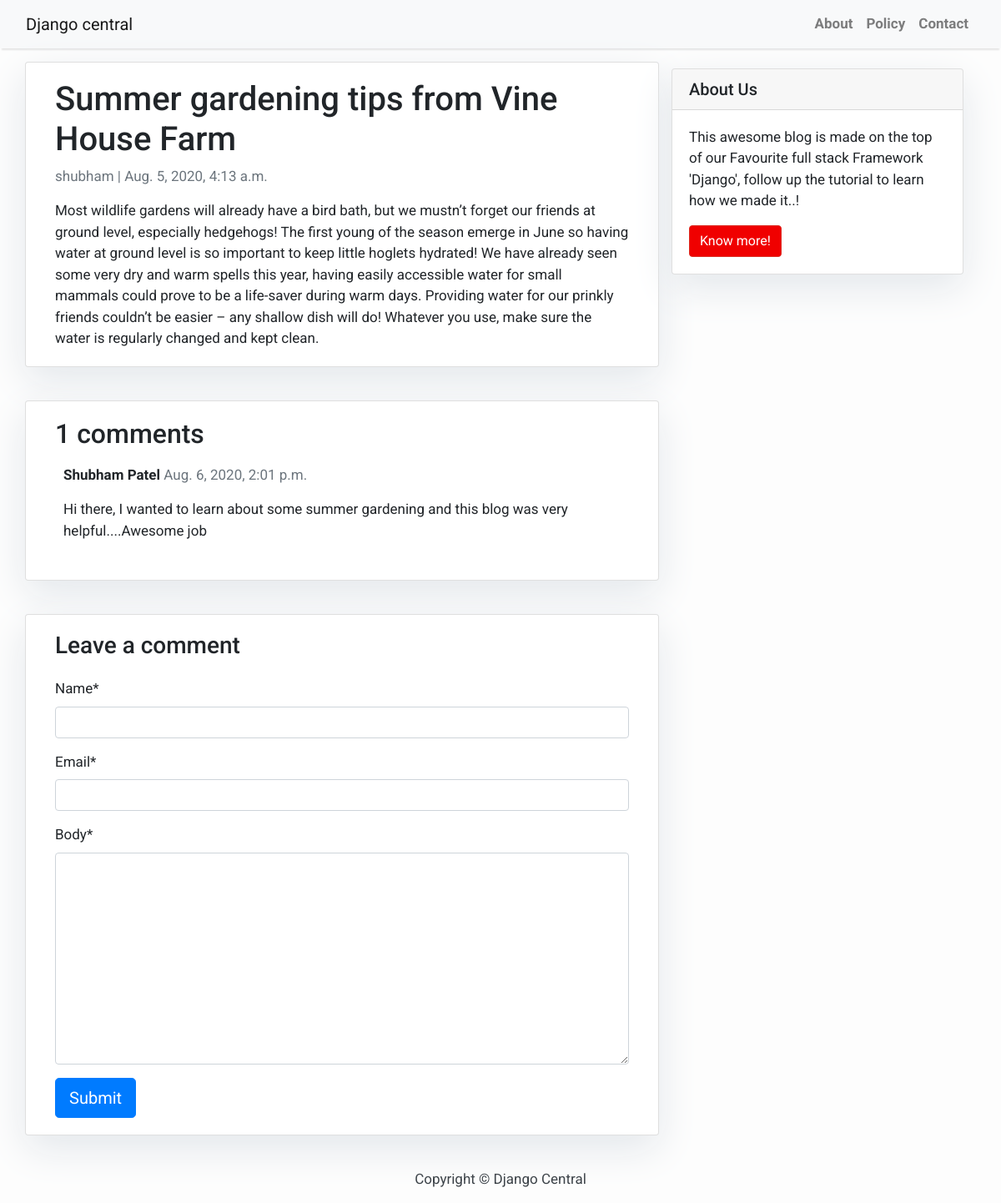
/summer-gardening-tips-vine-house-farm/, run on the app's committed database.
### blog/models.py (models this page shows, shortened)
class Post(models.Model):
	title = models.CharField(max_length=200,unique=True)
	slug = models.SlugField(max_length=200,unique=True)
	author = models.ForeignKey(User,on_delete=models.CASCADE,)
	updated_on = models.DateTimeField(auto_now=True)
	content = models.TextField()
	created_on = models.DateTimeField(auto_now_add=True)
	status = models.IntegerField(choices=STATUS,default=0)
	class Meta:
		ordering = ['-created_on']

class Comment(models.Model):
	post = models.ForeignKey(Post,on_delete=models.CASCADE,related_name='comments')
	name = models.CharField(max_length=200)
	email = models.EmailField()
	body = models.TextField()
	created_on = models.DateTimeField(auto_now_add=True)
	active = models.BooleanField(default=False)
	class Meta:
		ordering =['-created_on']

### blog/views.py (the view)
# urls.py: path('<slug:slug>/', views.post_detail, name='post_detail'),
def post_detail(request, slug):
    template_name = 'post_detail.html'
    post = get_object_or_404(Post, slug=slug)
    comments = post.comments.filter(active=True)
    new_comment = None
    if request.method == 'POST':
        comment_form = CommentForm(data=request.POST)
        if comment_form.is_valid():
            new_comment = comment_form.save(commit=False)
            new_comment.post = post
            new_comment.save()
    else:
        comment_form = CommentForm()
    return render(request, template_name, {'post': post,
                                           'comments': comments,
                                           'new_comment': new_comment,
                                           'comment_form': comment_form})

### blog/forms.py
class CommentForm(forms.ModelForm):
    class Meta:
        model = Comment
        fields = ('name', 'email', 'body')

### templates/post_detail.html (shortened to what this page needs)
{% extends 'base.html' %} {% block content %}
{% load crispy_forms_tags %}
<div class="container">
  <div class="row">
    <div class="col-md-8 card mb-4  mt-3 left  top">
      <div class="card-body">
        <h1>{% block title %} {{ post.title }} {% endblock title %}</h1>
        <p class=" text-muted">{{ post.author }} | {{ post.created_on }}</p>
        <p class="card-text ">{{ post.content | safe }}</p>
      </div>
    </div>
    {% block sidebar %} {% include 'sidebar.html' %} {% endblock sidebar %}
    <div class="col-md-8 card mb-4  mt-3 ">
      <div class="card-body">
        <h2>{{ comments.count }} comments</h2>
        {% for comment in comments %}
        <div class="comments" style="padding: 10px;">
          <p class="font-weight-bold">
            {{ comment.name }}
            <span class=" text-muted font-weight-normal">
              {{ comment.created_on }}
            </span>
          </p>
          {{ comment.body | linebreaks }}
        </div>
        {% endfor %}
      </div>
    </div>
    <div class="col-md-8 card mb-4  mt-3 ">
      <div class="card-body">
        {% if new_comment %}
        <div class="alert alert-success" role="alert">
          Your comment is awaiting moderation
        </div>
        {% else %}
        <h3>Leave a comment</h3>
        <form method="post" style="margin-top: 1.3em;">
          {{ comment_form | crispy }}
          <button type="submit" class="btn btn-primary  btn-lg">Submit</button>
        </form>
        {% endif %}
      </div>
    </div>
  </div>
</div>
{% endblock content %}

### static/css/base.css (style rules this page uses)
body { font-family: "Roboto", sans-serif; font-size: 17px; background-color: #fdfdfd; }
.card { box-shadow: 0 16px 48px #E3E7EB; }

### templates/base.html (style rules this page uses)
body { font-family: "Roboto", sans-serif; font-size: 17px; background-color: #fdfdfd; }

### data on the page
Post: title "Summer gardening tips from Vine House Farm", author "shubham", created_on "Aug. 5, 2020, 4:13 a.m.", content "Most wildlife gardens will already have a bird bath, but we mustn’t forget our friends at ground level, especially hedgehogs! The first young of the season emerge in June so having water at ground level is so important to keep little hoglets hydrated! We have already seen some very dry and warm spells this year, having easily accessible water for small mammals could prove to be a life-saver during warm days. Providing water for our prinkly friends couldn’t be easier – any shallow dish will do! Whatever you use, make sure the water is regularly changed and kept clean."
Comment: name "Shubham Patel", created_on "Aug. 6, 2020, 2:01 p.m.", body "Hi there, I wanted to learn about some summer gardening and this blog was very helpful....Awesome job"

### other printed values
{{ comments.count }} "1"
